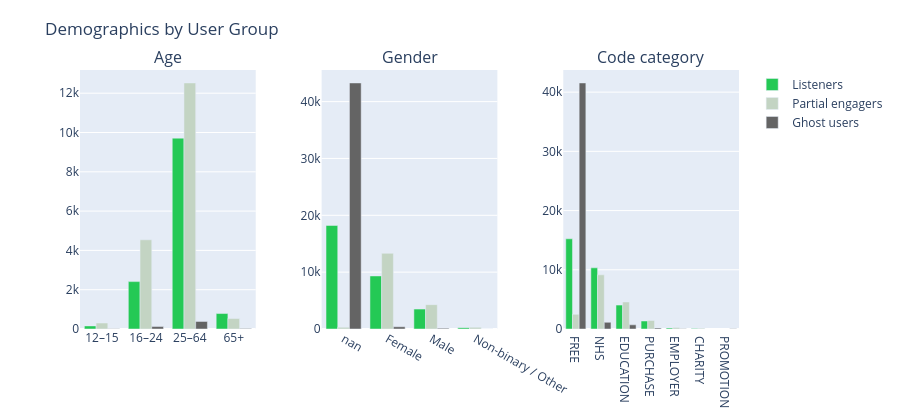

The notebook cell saved with this chart:
### Markdown cell above
## 5.4 Demographics Across Engagement Groups

### Code cell
# Create subplots for each demographic category
frames={'Listeners':listeners_response,'Partial engagers':non_listeners_some,'Ghost users':non_listeners_empty}

# Create a bar chart for each demographic category
fig=make_subplots(rows=1,cols=3,subplot_titles=['Age','Gender','Code category'],horizontal_spacing=0.1)
for i,(label,df) in enumerate(frames.items()):
    if 'age_clean' in df.columns:
        age=df['age_clean'].astype(str).value_counts().reindex(['12–15','16–24','25–64','65+'],fill_value=0)
        fig.add_trace(go.Bar(name=label,x=age.index.tolist(),y=age.values,
            marker_color=colour_users[i],showlegend=True),row=1,col=1)
    if 'gender_clean' in df.columns:
        gen=df['gender_clean'].astype(str).value_counts().head(4)
        fig.add_trace(go.Bar(name=label,x=gen.index.tolist(),y=gen.values,
            marker_color=colour_users[i],showlegend=False),row=1,col=2)
    if 'code_category' in df.columns:
        cat=df['code_category'].value_counts().head(6)
        fig.add_trace(go.Bar(name=label,x=cat.index.tolist(),y=cat.values,
            marker_color=colour_users[i],showlegend=False),row=1,col=3)
fig.update_layout(height=420,barmode='group',title_text='Demographics by User Group',margin=dict(t=70))
fig.show()

### Figure 1 — Plotly figure (JSON) as saved in the notebook; plotly's stock layout.template omitted (floating-point values rounded to 4 significant figures)
{"data": [{"marker": {"color": "#24C955"}, "name": "Listeners", "showlegend": true, "type": "bar", "x": ["12–15", "16–24", "25–64", "65+"], "xaxis": "x", "y": [157, 2412, 9713, 787], "yaxis": "y"}, {"marker": {"color": "#24C955"}, "name": "Listeners", "showlegend": false, "type": "bar", "x": ["nan", "Female", "Male", "Non-binary / Other"], "xaxis": "x2", "y": [18214, 9334, 3501, 229], "yaxis": "y2"}, {"marker": {"color": "#24C955"}, "name": "Listeners", "showlegend": false, "type": "bar", "x": ["FREE", "NHS", "EDUCATION", "PURCHASE", "EMPLOYER", "CHARITY"], "xaxis": "x3", "y": [15230, 10329, 4032, 1351, 165, 78], "yaxis": "y3"}, {"marker": {"color": "#C3D4C3"}, "name": "Partial engagers", "showlegend": true, "type": "bar", "x": ["12–15", "16–24", "25–64", "65+"], "xaxis": "x", "y": [304, 4540, 12522, 535], "yaxis": "y"}, {"marker": {"color": "#C3D4C3"}, "name": "Partial engagers", "showlegend": false, "type": "bar", "x": ["Female", "Male", "nan", "Non-binary / Other"], "xaxis": "x2", "y": [13316, 4284, 305, 295], "yaxis": "y2"}, {"marker": {"color": "#C3D4C3"}, "name": "Partial engagers", "showlegend": false, "type": "bar", "x": ["NHS", "EDUCATION", "FREE", "PURCHASE", "EMPLOYER", "CHARITY"], "xaxis": "x3", "y": [9148, 4566, 2476, 1437, 262, 140], "yaxis": "y3"}, {"marker": {"color": "#646464"}, "name": "Ghost users", "showlegend": true, "type": "bar", "x": ["12–15", "16–24", "25–64", "65+"], "xaxis": "x", "y": [16, 124, 387, 28], "yaxis": "y"}, {"marker": {"color": "#646464"}, "name": "Ghost users", "showlegend": false, "type": "bar", "x": ["nan", "Female", "Male", "Non-binary / Other"], "xaxis": "x2", "y": [43281, 395, 148, 12], "yaxis": "y2"}, {"marker": {"color": "#646464"}, "name": "Ghost users", "showlegend": false, "type": "bar", "x": ["FREE", "NHS", "EDUCATION", "PURCHASE", "PROMOTION", "EMPLOYER"], "xaxis": "x3", "y": [41551, 1129, 704, 173, 37, 31], "yaxis": "y3"}], "layout": {"annotations": [{"font": {"size": 16}, "showarrow": false, "text": "Age", "x": 0.1333, "xanchor": "center", "xref": "paper", "y": 1, "yanchor": "bottom", "yref": "paper"}, {"font": {"size": 16}, "showarrow": false, "text": "Gender", "x": 0.5, "xanchor": "center", "xref": "paper", "y": 1, "yanchor": "bottom", "yref": "paper"}, {"font": {"size": 16}, "showarrow": false, "text": "Code category", "x": 0.8667, "xanchor": "center", "xref": "paper", "y": 1, "yanchor": "bottom", "yref": "paper"}], "barmode": "group", "height": 420, "margin": {"t": 70}, "title": {"text": "Demographics by User Group"}, "xaxis": {"anchor": "y", "domain": [0, 0.2667]}, "xaxis2": {"anchor": "y2", "domain": [0.3667, 0.6333]}, "xaxis3": {"anchor": "y3", "domain": [0.7333, 1]}, "yaxis": {"anchor": "x", "domain": [0, 1]}, "yaxis2": {"anchor": "x2", "domain": [0, 1]}, "yaxis3": {"anchor": "x3", "domain": [0, 1]}}}
